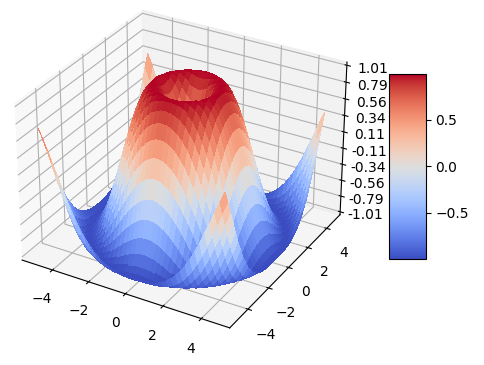

The Python source for this figure:
import numpy as np
import matplotlib.pyplot as plt
from matplotlib import cm

fig = plt.figure()
ax = plt.axes(projection='3d')

X = np.arange(-5, 5, 0.25)
Y = np.arange(-5, 5, 0.25)
X, Y = np.meshgrid(X, Y)
R = np.sqrt(X ** 2 + Y ** 2)
Z = np.sin(R)

surf = ax.plot_surface(X, Y, Z, cmap=cm.coolwarm,
                       linewidth=0, antialiased=False)

# 显示颜色板，高度-颜色映射
fig.colorbar(surf, shrink=0.5, aspect=5)

plt.show()
